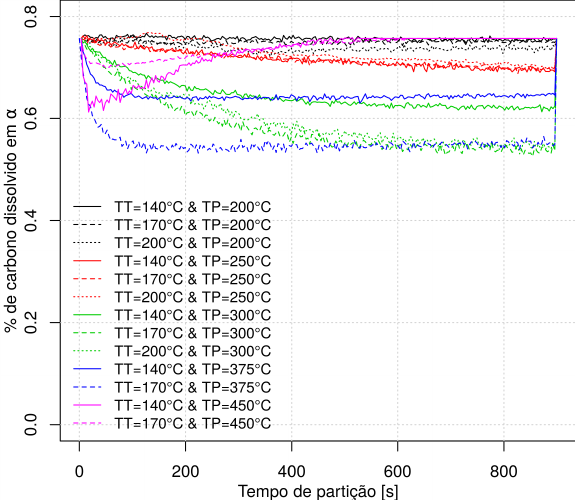

Generate this figure with R:
#!/usr/bin/env Rscript

setQT <- c(140,170,200)
setPT <- c(200,250,300,375,450)

directory <- "data/"

png("wC_alpha.png", height=2000, width=2300, res=400)

par(mar=c(3,3,0,0))
plot(c(0,900),c(0,.8),type="n")
mtext("Tempo de partição [s]", side=1, line=2)
mtext(expression(paste("% de carbono dissolvido em ",alpha)), side=2, line=2)
grid()

col <- 0
lty <- 0
legenda <- 0

i <- 1
for (PT in setPT) {
	if (PT == 450)
		i <- 6
	j <- 1
	if(PT == 375)
		setQT <- c(140,170)
	else if(PT==450)
		setQT <- c(140,170)
	else
		setQT <- c(140,170,200)

	for (QT in setQT) {
		filename <- paste("f_aTT",QT,"TP",PT,".dat",sep="")
		f_a <- read.table(paste(directory,filename,sep=""))

		filename <- paste("wCTT",QT,"TP",PT,".dat",sep="")
		wC <- read.table(paste(directory,filename,sep=""))

		x0 <- .757
		wC$V2 <- wC$V2 + x0
		var <- (x0 - wC$V2*(1-f_a$V2))/f_a$V2

		points(f_a$V1,var,col=i, lty=j,type="l")

		col <- c(col,i)
		lty <- c(lty,j)
		legenda <- c(legenda,paste("TT=",QT,"°C & TP=",PT,"°C",sep=""))

		j <- j + 1
	}
	i <- i + 1
}

col <- col[-1]
lty <- lty[-1]
legenda <- legenda[-1]

legend("bottomleft", legenda, col=col, lty=lty, bty="n", cex=.9)
graphics.off()